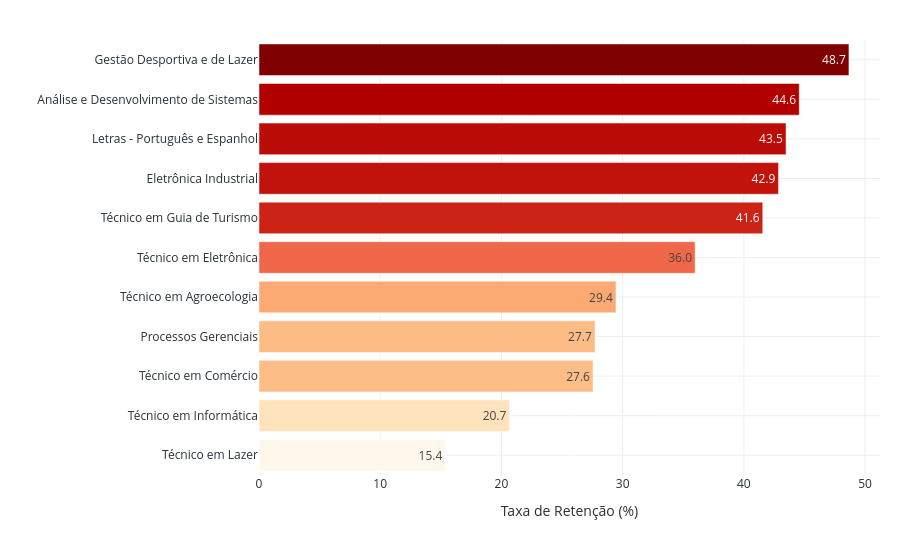

The notebook cell saved with this chart:
### Markdown cell above
#### Gráfico 12 — Ranking do indicador por curso no último ano

Mostra quais cursos têm maior valor do indicador no último ano do período filtrado. Para Taxa de Evasão e Taxa de Retenção, valores altos indicam maior ponto de atenção; para Taxa de Conclusão, Indice de Eficiência e Taxa de Permanência e Êxito, valores altos indicam melhor desempenho.

### Code cell
ranking = (
    ind_ano_curso[ind_ano_curso['Ano'] == ultimo_ano][['Nome de Curso', indicador]]
    .sort_values(indicador, ascending=True)
)
fig_g12 = px.bar(
    ranking, x=indicador, y='Nome de Curso', orientation='h',
    color=indicador, color_continuous_scale=escala_indicador(indicador),
    text_auto='.1f', labels={indicador: f'{ROTULOS_INDICADORES[indicador]} (%)', 'Nome de Curso': ''},
)
fig_g12.update_layout(coloraxis_showscale=False)
aplicar_layout_light(fig_g12, altura=560)
fig_g12.show()

### Figure 1 — Plotly figure (JSON) as saved in the notebook; plotly's stock layout.template omitted (floating-point values rounded to 4 significant figures)
{"data": [{"hovertemplate": "Taxa de Retenção (%)=%{marker.color}<br>=%{y}<extra></extra>", "legendgroup": "", "marker": {"color": [15.38, 20.67, 27.56, 27.72, 29.45, 35.98, 41.56, 42.86, 43.48, 44.57, 48.67], "coloraxis": "coloraxis", "pattern": {"shape": ""}}, "name": "", "orientation": "h", "showlegend": false, "textposition": "auto", "texttemplate": "%{x:.1f}", "type": "bar", "x": [15.38, 20.67, 27.56, 27.72, 29.45, 35.98, 41.56, 42.86, 43.48, 44.57, 48.67], "xaxis": "x", "y": ["Técnico em Lazer", "Técnico em Informática", "Técnico em Comércio", "Processos Gerenciais", "Técnico em Agroecologia", "Técnico em Eletrônica", "Técnico em Guia de Turismo", "Eletrônica Industrial", "Letras - Português e Espanhol", "Análise e Desenvolvimento de Sistemas", "Gestão Desportiva e de Lazer"], "yaxis": "y"}], "layout": {"barmode": "relative", "coloraxis": {"colorbar": {"title": {"text": "Taxa de Retenção (%)"}}, "colorscale": [[0, "rgb(255,247,236)"], [0.125, "rgb(254,232,200)"], [0.25, "rgb(253,212,158)"], [0.375, "rgb(253,187,132)"], [0.5, "rgb(252,141,89)"], [0.625, "rgb(239,101,72)"], [0.75, "rgb(215,48,31)"], [0.875, "rgb(179,0,0)"], [1, "rgb(127,0,0)"]], "showscale": false}, "font": {"color": "#263238"}, "height": 560, "legend": {"orientation": "h", "title": {"text": ""}, "tracegroupgap": 0, "x": 0.5, "xanchor": "center", "y": -0.2, "yanchor": "top"}, "margin": {"b": 85, "l": 20, "r": 20, "t": 40}, "paper_bgcolor": "white", "plot_bgcolor": "white", "title": {"text": ""}, "xaxis": {"anchor": "y", "domain": [0, 1], "gridcolor": "#ECEFF1", "showgrid": true, "title": {"text": "Taxa de Retenção (%)"}, "zeroline": false}, "yaxis": {"anchor": "x", "domain": [0, 1], "gridcolor": "#ECEFF1", "showgrid": true, "title": {"text": ""}, "zeroline": false}}}
